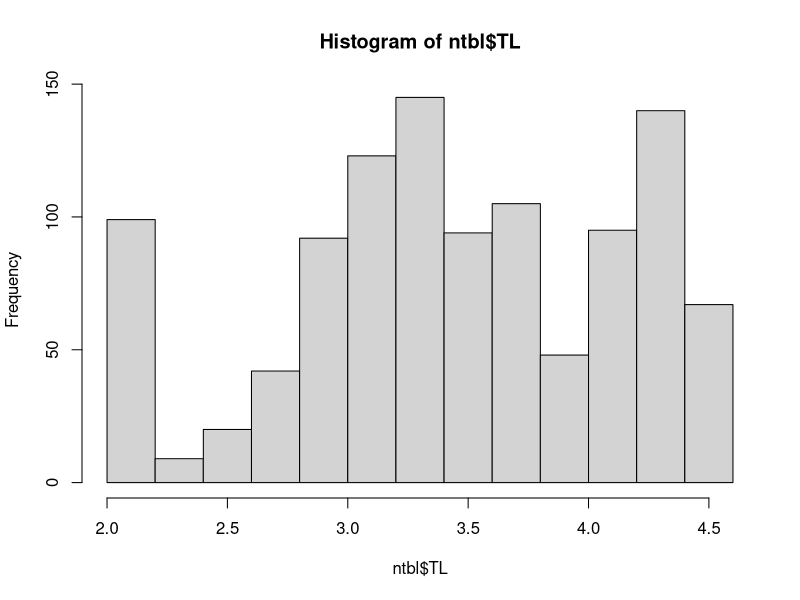

Write R code to recreate this figure. (Note: this script raises an error after producing the figure.)
## ---- chunk 1
###Rarefaction
suppressPackageStartupMessages(library(dplyr))
library(readr)
suppressPackageStartupMessages(library(vegan))
library(broom)
## ---- chunk 2
# ##### Examples from Jenna Jacob's website:
# # source("http://www.jennajacobs.org/R/rarefaction.txt")
# #Try this example dataset from Work et al (2010):
# # 1) import the emend dataset from my website
# emend<-read.csv("http://www.jennajacobs.org/R/EMEND.csv", row.names=1)
# 
# # 2) load the vegan library
# library(vegan)
# 
# # 3) The the rarefaction function
# source("C:\\Program Files\\R\\functions\\rarefaction.txt")
# #or 
# source("http://www.jennajacobs.org/R/rarefaction.txt")
# 
# # 4) Rarefy your dataset
# emend.rare<-rarefaction(emend, col=F) # I'm a big fan of B&W
# 
# 
# # 5) The rarefaction function creates 3 objects to access them type
# 
# emend.rare$richness # a matrix of the mean richness at each subsample
# emend.rare$SE  # a matrix of the iterative SE of the mean richness at each subsample
# emend.rare$subsample # the subsample sizes used to find the means
# 
# # You can then use these files to create pretty graphs in R or if you must you can export then with
# # 
# # write.csv(emend.rare$richness, file="EMENDrichness.csv")
## ---- chunk 3
ntbl <- read_csv("ntbl.csv")
View(ntbl)
## ---- chunk 4
hist(ntbl$TL)

ntbl.RDI.noMolluscs <- ntbl %>% 
  group_by(species) %>% 
  filter(Subgroup != "Molluscs") %>% 
  # filter(TL > 2.5) %>% 
  summarise(mean.CA = mean(CA_mg, na.rm = TRUE),
            mean.EPA = mean(EPA_g, na.rm = TRUE), 
            mean.DHA = mean(DHA_g, na.rm = TRUE), 
            mean.ZN = mean(ZN_mg, na.rm = TRUE), 
            mean.FE = mean(FE_mg, na.rm = TRUE)) %>% 
  mutate(RDI.CA = ifelse(mean.CA > 250, 1, 0)) %>% 
  mutate(RDI.FE = ifelse(mean.FE > 4.5, 1, 0)) %>% 
  mutate(RDI.ZN = ifelse(mean.ZN > 2.75, 1, 0)) %>% 
  mutate(RDI.EPA = ifelse(mean.EPA > 0.25, 1, 0)) %>% 
  mutate(RDI.DHA = ifelse(mean.DHA > 0.25, 1, 0)) %>% 
  mutate(RDI.micro.tot = rowSums(.[7:11])) %>% 
  filter(!is.na(RDI.micro.tot)) %>% 
  arrange(., RDI.micro.tot) %>% 
  select(., 7:11)

ntbl.matrix.mic <- data.matrix(ntbl.RDI[, 7:11])
rownames(ntbl.matrix.mic) <- ntbl.RDI$species


ntbl.matrix.mic <- as.data.frame(ntbl.matrix.mic)
View(ntbl.matrix.mic)

write_csv(ntbl.matrix.mic, "nutcomm.csv")

ntbl.10RDI <- ntbl %>% 
  group_by(species) %>% 
  summarise(mean.CA = mean(CA_mg, na.rm = TRUE),
            mean.EPA = mean(EPA_g, na.rm = TRUE), 
            mean.DHA = mean(DHA_g, na.rm = TRUE), 
            mean.ZN = mean(ZN_mg, na.rm = TRUE), 
            mean.FE = mean(FE_mg, na.rm = TRUE)) %>% 
  mutate(RDI.CA = ifelse(mean.CA > 100, 1, 0)) %>% 
  mutate(RDI.FE = ifelse(mean.FE > 1.8, 1, 0)) %>% 
  mutate(RDI.ZN = ifelse(mean.ZN > 1.5, 1, 0)) %>% 
  mutate(RDI.EPA = ifelse(mean.EPA > 0.1, 1, 0)) %>% 
  mutate(RDI.DHA = ifelse(mean.DHA > 0.1, 1, 0)) %>% 
  mutate(RDI.micro.tot = rowSums(.[7:11])) %>% 
  filter(!is.na(RDI.micro.tot)) %>% 
  arrange(., RDI.micro.tot) %>% 
  select(., 7:11)

## ---- chunk 5
ntbl.RDI.no <- ntbl %>% 
  group_by(species) %>% 
  summarise(mean.CA = mean(CA_mg, na.rm = TRUE),
            mean.EPA = mean(EPA_g, na.rm = TRUE), 
            mean.DHA = mean(DHA_g, na.rm = TRUE), 
            mean.ZN = mean(ZN_mg, na.rm = TRUE), 
            mean.FE = mean(FE_mg, na.rm = TRUE)) %>% 
  mutate(RDI.CA = ifelse(mean.CA > 250, 1, 0)) %>% 
  mutate(RDI.FE = ifelse(mean.FE > 4.5, 1, 0)) %>% 
  mutate(RDI.ZN = ifelse(mean.ZN > 2.75, 1, 0)) %>% 
  mutate(RDI.EPA = ifelse(mean.EPA > 0.25, 1, 0)) %>% 
  mutate(RDI.DHA = ifelse(mean.DHA > 0.25, 1, 0)) %>% 
  mutate(RDI.micro.tot = rowSums(.[7:11])) %>% 
  filter(!is.na(RDI.micro.tot)) %>% 
  # arrange(., RDI.micro.tot) %>% 
  select(., 7:11)
## ---- chunk 6

ntbl.RDI.above2.5 <- ntbl %>% 
  group_by(species) %>% 
  # filter(taxon != "Carps, barbels and other cyprinids") %>% 
   filter(TL > 2.5) %>% 
  summarise(mean.CA = mean(CA_mg, na.rm = TRUE),
            mean.EPA = mean(EPA_g, na.rm = TRUE), 
            mean.DHA = mean(DHA_g, na.rm = TRUE), 
            mean.ZN = mean(ZN_mg, na.rm = TRUE), 
            mean.FE = mean(FE_mg, na.rm = TRUE)) %>% 
  mutate(RDI.CA = ifelse(mean.CA > 250, 1, 0)) %>% 
  mutate(RDI.FE = ifelse(mean.FE > 4.5, 1, 0)) %>% 
  mutate(RDI.ZN = ifelse(mean.ZN > 2.75, 1, 0)) %>% 
  mutate(RDI.EPA = ifelse(mean.EPA > 0.25, 1, 0)) %>% 
  mutate(RDI.DHA = ifelse(mean.DHA > 0.25, 1, 0)) %>% 
  mutate(RDI.micro.tot = rowSums(.[7:11])) %>% 
  filter(!is.na(RDI.micro.tot)) %>% 
  arrange(., RDI.micro.tot) %>% 
  select(., 7:11)

spa.rand <- specaccum(ntbl.RDI, method = "random")
png(filename = "sac.full.vs.noMoll.png", width = 6, height = 4, units = 'in', res = 300)
plot(spa.rand, col = "cadetblue", lwd = 2, ci = 0, ci.type = "bar", ci.lty = 3,  ci.col = "cadetblue", ylim = c(0,6), xlab = "number of fish species in diet", ylab = "number of distinct RDI targets reached", main = "25% RDI targets")
abline( v= 15, col = "cadetblue")
abline( v = 26, col = "pink")
dev.off()
summary(spa.rand)

mod1 <- fitspecaccum(spa.rand, "lomolino")
plot(mod1, add = TRUE, col=2, lwd=4)

spa.rand4 <- specaccum(ntbl.RDI.TL4, method = "random")
plot(spa.rand4, lwd = 3, add = TRUE, col = "red", ci = 0, ci.type = "bar", ci.col = "red", ylim = c(0,6), xlab = "number of fish species in diet", ylab = "number of distinct RDI targets reached", main = "25% RDI targets")

summary(spa.rand4)
spa.rand4$richness

spa.rand3 <- specaccum(ntbl.RDI.TL3, method = "exact")
plot(spa.rand3, col = "green", add = TRUE, ci = 0, ci.type = "bar", ci.col = "green", lwd = 2, ylim = c(0,6), xlab = "number of fish species in diet", ylab = "number of distinct RDI targets reached", main = "25% RDI targets")

spa.noMolluscs <- specaccum(ntbl.RDI.noMolluscs, method = "random")
plot(spa.noMolluscs, col = "coral", add = TRUE, ci = 0, ci.type = "bar", ci.col = "green", lwd = 2, ylim = c(0,6), xlab = "number of fish species in diet", ylab = "number of distinct RDI targets reached", main = "25% RDI targets")

summary(spa.noMolluscs)

mod3 <- fitspecaccum(spa.rand3, "lomolino")
plot(mod3, add = TRUE, col= "green", lwd=4)

spa.randnc <- specaccum(ntbl.RDI.nc, method = "random")
plot(spa.randnc, col = "yellow", add = TRUE, ci = 0, ci.lty = 3, ci.type = "bar", ci.col = "yellow", lwd = 2, ylim = c(0,6), xlab = "number of fish species in diet", ylab = "number of distinct RDI targets reached", main = "25% RDI targets")

summary(spa.randnc)

spa.rand.carp <- specaccum(ntbl.RDI.noCarp, method = "random")
plot(spa.rand.carp, add = TRUE, col = "pink", ci = 0, ci.type = "bar", ci.col = "pink", lwd = 2, ylim = c(0,6), xlab = "number of fish species in diet", ylab = "number of distinct RDI targets reached", main = "25% RDI targets")

summary(spa.rand.carp)
hist(spa.rand.carp$richness)

spa.rand.above2.5 <- specaccum(ntbl.RDI.above2.5, method = "random")
plot(spa.rand.above2.5, add = TRUE, col = "blue", ci.type = "bar", ci = 0, ci.col = "blue", lwd = 2, ylim = c(0,6), xlab = "number of fish species in diet", ylab = "number of distinct RDI targets reached", main = "25% RDI targets")
summary(spa.rand.above2.5)

spa.rand10 <- specaccum(ntbl.10RDI, method = "random")
plot(spa.rand10, ylim = c(0,6), xlab = "number of fish species in diet", ylab = "number of distinct RDI targets reached", main = "10% RDI targets")

summary(spa.rand) ###What I don't understand from the figures and this summary is how do you get a max value of 5 nutrients, if in the actual dataset you only have a max of 3?
as.data.frame(summary(spa.rand))
View(as.data.frame(summary(spa.rand)))
boxplot(spa.rand)
## ---- chunk 7
spa.coll <- specaccum(ntbl.RDI, method = "collector")
plot(spa.coll, ci.type="poly", col="blue", lwd=2, ci.lty=0, ci.col="lightblue", ylim = c(0,6), xlab = "number of fish species in diet", ylab = "number of distinct RDI targets reached") #males a prettier plot
## ---- chunk 8
spa.coll <- specaccum(ntbl.RDI.no, method = "collector")
plot(spa.coll, ci.type="poly", col="blue", lwd=2, ci.lty=0, ci.col="lightblue", ylim = c(0,6), xlab = "number of fish species in diet", ylab = "number of distinct RDI targets reached") #males a prettier plot
## ---- chunk 9
# ### turn the RDI matrix into integer values in micrograms
# RDI.um <- RDI.mat %>% 
#   mutate_each(funs(um = .*1000)) %>% 
#   mutate_each(funs(um = as.integer(.)))
# 
# RDI.rare <- rarefaction(RDI.um)

RDI.rare <- rarefy(ntbl.RDI, 2, MARGIN = 2)
plot(RDI.rare)

## ---- chunk 10
macro.RDI <- ntbl.raw %>% 
  group_by(species) %>% 
    summarise(mean.FAT = mean(FAT, na.rm = TRUE),
              mean.PRO = mean(PROTCNT_g, na.rm = TRUE)) %>% 
  mutate(RDI.FAT = (mean.FAT > 7)) %>% 
  mutate(RDI.PRO = (mean.PRO > 5)) %>% 
  mutate(RDI.macro.tot = rowSums(.[4:5])) %>% 
  filter(!is.na(RDI.macro.tot)) %>% 
  select(., 4:5)
  
View(macro.RDI)
spa.rand.macro <- specaccum(macro.RDI, method = "random")
png(filename = "sac.macro.png", width = 6, height = 4, units = 'in', res = 300)
plot(spa.rand.macro, col = "cadetblue", lwd = 2, ci = 1, ci.type = "bar", ci.lty = 3,  ci.col = "cadetblue", ylim = c(0,2.5), xlab = "number of fish species in diet", ylab = "number of distinct RDI targets reached", main = "25% macronutrient RDI targets")
abline(v = 5, col = "purple")
dev.off()

summary(spa.rand.macro)
